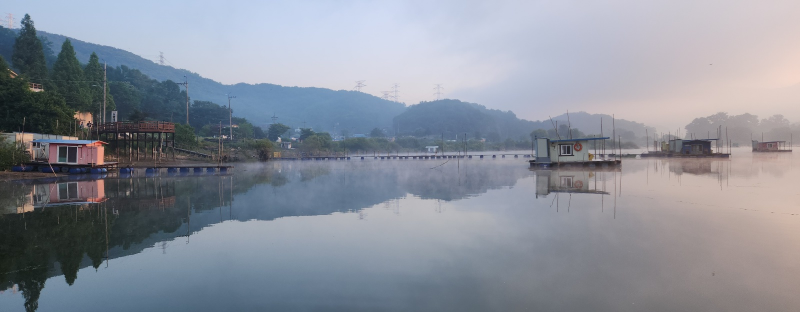
#> input picture 06_CV_기초실습자료/images/3333.jpg, 1600 x 624 px (shown at 1/2 size)
$ python 01_imaging_6_1.py
#> lines starting #> are read from the running program, lines starting #| are printed output that depends on the picture
# 이미지를 그림 스타일로 변형하기.
# python -m pip install matplotlib

import numpy as np
import cv2
import matplotlib.pyplot as plt

# 이미지 읽기 : 방법1 - cv2.imread() : 경로에 한글/특수문자가 없는 경우
# img = cv2.imread('./Images/3333.jpg', cv2.IMREAD_UNCHANGED)

# 이미지 읽기 : 방법2 - np.fromfile() + cv2.imdecode()
# 이미지 파일을 바이트 배열로 읽기
#ff = np.fromfile(r'\images\3333.jpg', np.uint8)
ff = np.fromfile('./images/3333.jpg', np.uint8)

# 바이트 배열을 이미지로 디코딩 (원본이미지를 그대로(unchanged) 읽어옴)
img = cv2.imdecode(ff, cv2.IMREAD_UNCHANGED)
#> img is the input picture: shape (624, 1600, 3); mean B, G, R 154, 143.1, 138.1

# 이미지를 크기 조정
img = cv2.resize(img, dsize=(0,0), fx=1.0, fy=1.0, interpolation=cv2.INTER_LINEAR)
## dsize(0,0): fx, fy 값대로 사이즈 조정
## fx=1.0, fy=1.0: 원본과 같은 크기 x, y로
## Interpolation: 이미지 사이즈 변경 옵션(픽셀값 계산법 옵션)

# 이미지를 스타일화
pic = cv2.stylization(img, sigma_s=100, sigma_r=0.1)
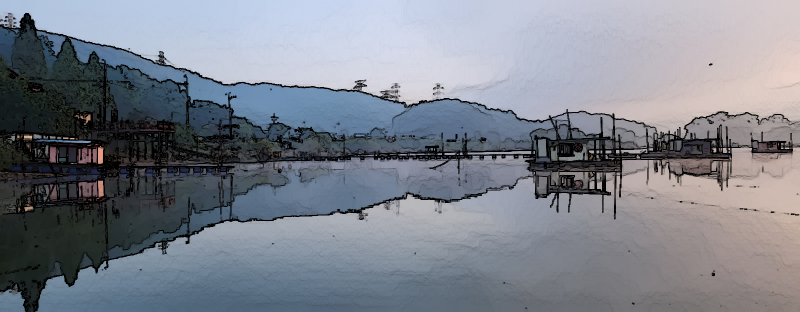
#> pic: shape (624, 1600, 3) (shown at 1/2 size); mean B, G, R 139.6, 129.7, 124.9
## sigma_s: 공간필터의 표준편차. 클수록 넓은 영역 고려해 스타일 적용
## sigma_r: 색상필터의 표준편차. 작을수록 세밀한 색상변화 허용. 0.1=세밀

# 이미지 표시 (matplotlib 사용)
plt.imshow(cv2.cvtColor(pic, cv2.COLOR_BGR2RGB))
plt.title('Painting Style')
plt.axis('off')  # 축 표시하지 않음
plt.show()

$ run again, with 06_CV_기초실습자료/images/1111.jpg copied over 06_CV_기초실습자료/images/3333.jpg
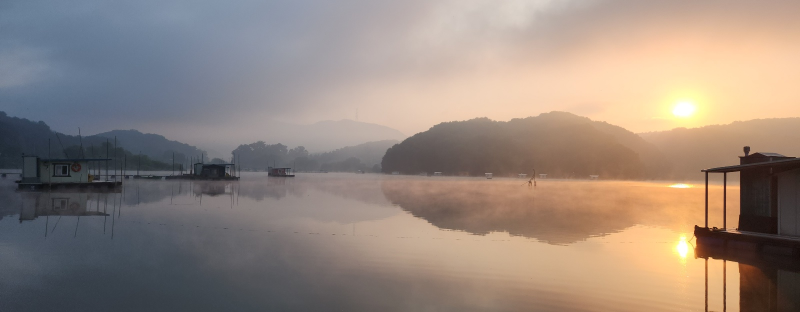
#> input picture 06_CV_기초실습자료/images/1111.jpg, 1600 x 624 px (shown at 1/2 size)
#> img is the input picture: shape (624, 1600, 3); mean B, G, R 125.4, 135, 149.7
#> `pic = cv2.stylization(img, sigma_s=100, sigma_r=0.1)`:
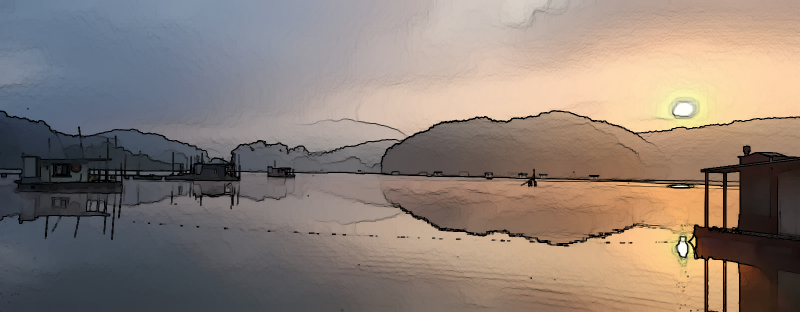
#> pic: shape (624, 1600, 3) (shown at 1/2 size); mean B, G, R 118.2, 126.9, 140.4

$ run again, with 06_CV_기초실습자료/images/2222.jpg copied over 06_CV_기초실습자료/images/3333.jpg
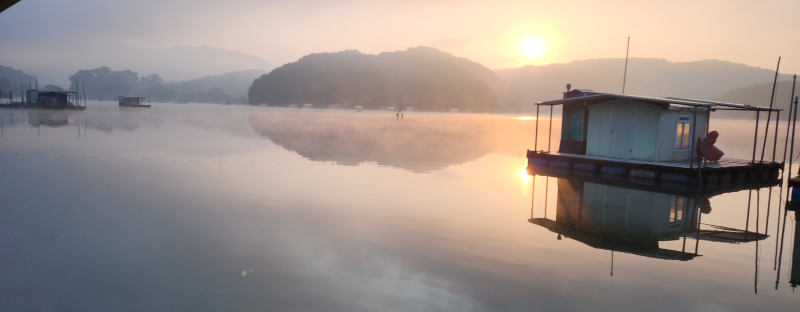
#> input picture 06_CV_기초실습자료/images/2222.jpg, 1600 x 624 px (shown at 1/2 size)
#> img is the input picture: shape (624, 1600, 3); mean B, G, R 138.2, 143.9, 155.6
#> `pic = cv2.stylization(img, sigma_s=100, sigma_r=0.1)`:
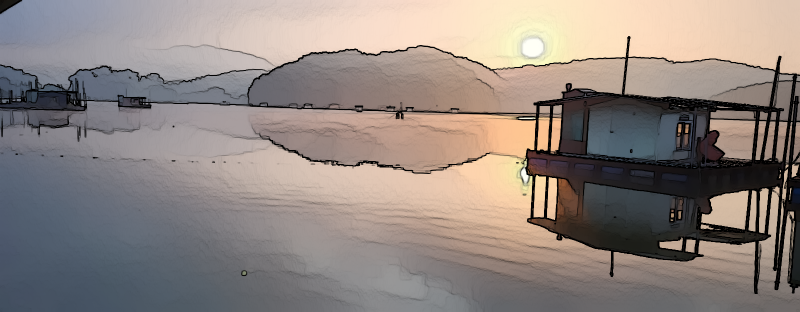
#> pic: shape (624, 1600, 3) (shown at 1/2 size); mean B, G, R 128.1, 133.2, 143.6

$ run again, with 06_CV_기초실습자료/images/4444.jpg copied over 06_CV_기초실습자료/images/3333.jpg
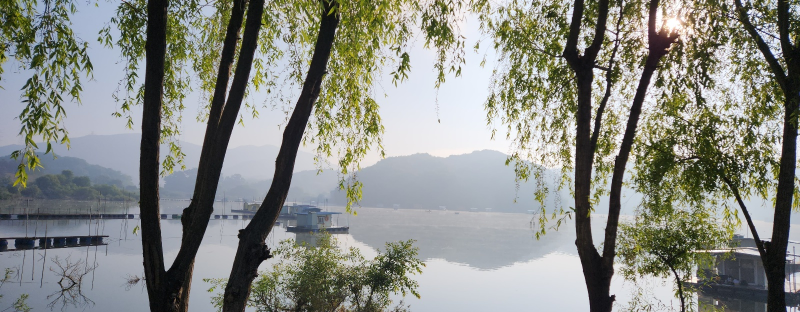
#> input picture 06_CV_기초실습자료/images/4444.jpg, 1600 x 624 px (shown at 1/2 size)
#> img is the input picture: shape (624, 1600, 3); mean B, G, R 133, 138.9, 136.6
#> `pic = cv2.stylization(img, sigma_s=100, sigma_r=0.1)`:
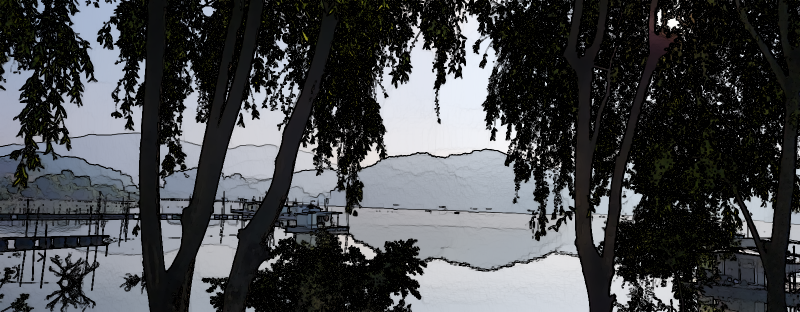
#> pic: shape (624, 1600, 3) (shown at 1/2 size); mean B, G, R 74.7, 72, 70
